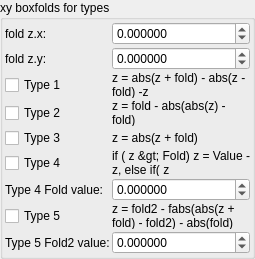
    <widget class="QGroupBox" name="groupBox_3">
     <property name="toolTip">
      <string/>
     </property>
     <property name="title">
      <string>xy boxfolds for types</string>
     </property>
     <property name="checkable">
      <bool>false</bool>
     </property>
     <layout class="QVBoxLayout" name="verticalLayout_50">
      <property name="spacing">
       <number>2</number>
      </property>
      <property name="leftMargin">
       <number>2</number>
      </property>
      <property name="topMargin">
       <number>2</number>
      </property>
      <property name="rightMargin">
       <number>2</number>
      </property>
      <property name="bottomMargin">
       <number>2</number>
      </property>
      <item>
       <layout class="QGridLayout" name="gridLayout_24" columnstretch="0,1">
        <property name="spacing">
         <number>2</number>
        </property>
        <item row="8" column="0">
         <widget class="QLabel" name="label_11">
          <property name="text">
           <string>Type 5 Fold2 value:</string>
          </property>
         </widget>
        </item>
        <item row="6" column="1">
         <widget class="MyDoubleSpinBox" name="spinbox_mandelbox_folding_value">
          <property name="sizePolicy">
           <sizepolicy hsizetype="Minimum" vsizetype="Maximum">
            <horstretch>0</horstretch>
            <verstretch>0</verstretch>
           </sizepolicy>
          </property>
          <property name="prefix">
           <string/>
          </property>
          <property name="decimals">
           <number>6</number>
          </property>
          <property name="minimum">
           <double>-99.989999999999995</double>
          </property>
          <property name="singleStep">
           <double>0.100000000000000</double>
          </property>
         </widget>
        </item>
        <item row="0" column="1">
         <widget class="MyDoubleSpinBox" name="spinbox3_transf_addition_constant_111_x">
          <property name="sizePolicy">
           <sizepolicy hsizetype="Minimum" vsizetype="Maximum">
            <horstretch>0</horstretch>
            <verstretch>0</verstretch>
           </sizepolicy>
          </property>
          <property name="prefix">
           <string/>
          </property>
          <property name="decimals">
           <number>6</number>
          </property>
          <property name="minimum">
           <double>-99.989999999999995</double>
          </property>
          <property name="singleStep">
           <double>0.100000000000000</double>
          </property>
         </widget>
        </item>
        <item row="6" column="0">
         <widget class="QLabel" name="label_9">
          <property name="text">
           <string>Type 4 Fold value:</string>
          </property>
         </widget>
        </item>
        <item row="1" column="0">
         <widget class="QLabel" name="label_106">
          <property name="text">
           <string>fold z.y:</string>
          </property>
         </widget>
        </item>
        <item row="5" column="1">
         <widget class="QLabel" name="label_8">
          <property name="text">
           <string>if ( z &gt; Fold) z = Value -z, else if( z &lt;Fold) z = - Value - z,</string>
          </property>
          <property name="wordWrap">
           <bool>true</bool>
          </property>
         </widget>
        </item>
        <item row="0" column="0">
         <widget class="QLabel" name="label_105">
          <property name="text">
           <string>fold z.x:</string>
          </property>
         </widget>
        </item>
        <item row="5" column="0">
         <widget class="MyCheckBox" name="checkBox_transf_function_enabledx_false">
          <property name="text">
           <string>Type 4</string>
          </property>
         </widget>
        </item>
        <item row="3" column="0">
         <widget class="MyCheckBox" name="checkBox_transf_function_enabledAy_false">
          <property name="text">
           <string>Type 2</string>
          </property>
         </widget>
        </item>
        <item row="7" column="0">
         <widget class="MyCheckBox" name="checkBox_transf_function_enabledy_false">
          <property name="text">
           <string>Type 5</string>
          </property>
         </widget>
        </item>
        <item row="3" column="1">
         <widget class="QLabel" name="label_4">
          <property name="text">
           <string>z = fold - abs(abs(z) - fold)</string>
          </property>
          <property name="wordWrap">
           <bool>true</bool>
          </property>
         </widget>
        </item>
        <item row="4" column="0">
         <widget class="MyCheckBox" name="checkBox_transf_function_enabledAz_false">
          <property name="text">
           <string>Type 3</string>
          </property>
         </widget>
        </item>
        <item row="2" column="0">
         <widget class="MyCheckBox" name="checkBox_transf_function_enabledAx">
          <property name="text">
           <string>Type 1</string>
          </property>
         </widget>
        </item>
        <item row="2" column="1">
         <widget class="QLabel" name="label">
          <property name="text">
           <string>z = abs(z + fold) - abs(z - fold) -z</string>
          </property>
          <property name="wordWrap">
           <bool>true</bool>
          </property>
         </widget>
        </item>
        <item row="1" column="1">
         <widget class="MyDoubleSpinBox" name="spinbox3_transf_addition_constant_111_y">
          <property name="sizePolicy">
           <sizepolicy hsizetype="Minimum" vsizetype="Maximum">
            <horstretch>0</horstretch>
            <verstretch>0</verstretch>
           </sizepolicy>
          </property>
          <property name="decimals">
           <number>6</number>
          </property>
          <property name="minimum">
           <double>-99.989999999999995</double>
          </property>
          <property name="maximum">
           <double>99.989999999999995</double>
          </property>
          <property name="singleStep">
           <double>0.100000000000000</double>
          </property>
         </widget>
        </item>
        <item row="7" column="1">
         <widget class="QLabel" name="label_6">
          <property name="text">
           <string>z = fold2 - fabs(abs(z + fold) - fold2) - abs(fold)</string>
          </property>
          <property name="wordWrap">
           <bool>true</bool>
          </property>
         </widget>
        </item>
        <item row="4" column="1">
         <widget class="QLabel" name="label_3">
          <property name="text">
           <string>z = abs(z + fold)</string>
          </property>
          <property name="wordWrap">
           <bool>true</bool>
          </property>
         </widget>
        </item>
        <item row="8" column="1">
         <widget class="MyDoubleSpinBox" name="spinbox_transf_offset_2">
          <property name="sizePolicy">
           <sizepolicy hsizetype="Minimum" vsizetype="Maximum">
            <horstretch>0</horstretch>
            <verstretch>0</verstretch>
           </sizepolicy>
          </property>
          <property name="prefix">
           <string/>
          </property>
          <property name="decimals">
           <number>6</number>
          </property>
          <property name="minimum">
           <double>-99.989999999999995</double>
          </property>
          <property name="singleStep">
           <double>0.100000000000000</double>
          </property>
         </widget>
        </item>
       </layout>
      </item>
     </layout>
    </widget>
